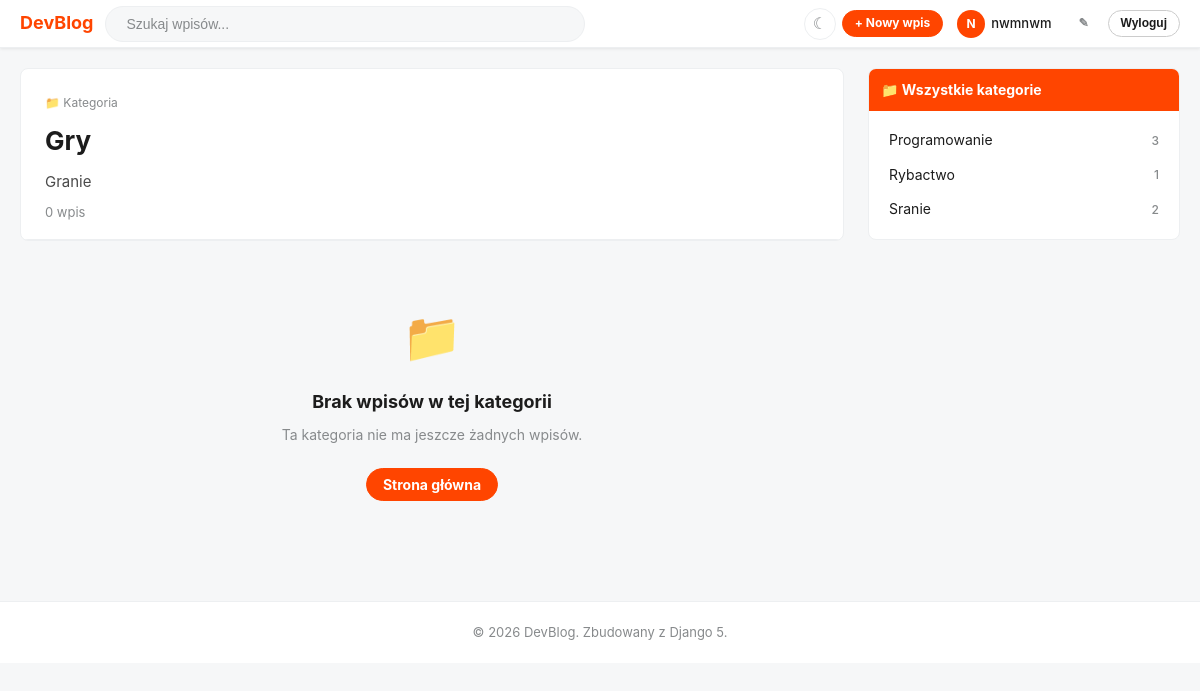
Screenshot of /kategoria/gry/ (signed in) with the database file from the repository.
### blog/models.py (models this page shows, shortened)
class Category(models.Model):
    name = models.CharField(max_length=100, unique=True, verbose_name="Nazwa")
    slug = models.SlugField(max_length=100, unique=True, blank=True, verbose_name="Slug")
    description = models.TextField(blank=True, verbose_name="Opis")
    created_at = models.DateTimeField(auto_now_add=True)
    class Meta:
        verbose_name = "Kategoria"
        verbose_name_plural = "Kategorie"
        ordering = ["name"]
    def get_absolute_url(self):
        return reverse("blog:category_detail", kwargs={"slug": self.slug})

### blog/views.py (the view)
# urls.py: path("kategoria/<slug:slug>/", views.category_detail, name="category_detail"),
def category_detail(request, slug):
    category = get_object_or_404(Category, slug=slug)
    posts_list = Post.objects.filter(
        category=category, status=Post.STATUS_PUBLISHED
    ).select_related("author", "author__profile").prefetch_related("tags", "likes")
    paginator = Paginator(posts_list, 10)
    page_number = request.GET.get("strona", 1)
    page_obj = paginator.get_page(page_number)
    categories = Category.objects.annotate(
        post_count=Count("posts", filter=Q(posts__status=Post.STATUS_PUBLISHED))
    ).filter(post_count__gt=0)
    context = {
        "category": category,
        "page_obj": page_obj,
        "categories": categories,
        "page_title": f"Kategoria: {category.name}",
    }
    return render(request, "blog/category.html", context)

### blog/templates/blog/category.html
{% extends "blog/base.html" %}
{% load humanize %}
{% block content %}
<div class="layout">
    <main>
        <div class="post-detail" style="margin-bottom:10px;">
            <div class="post-detail__header">
                <div class="post-detail__meta">
                    <span>&#128193; Kategoria</span>
                </div>
                <h1 class="post-detail__title">{{ category.name }}</h1>
                {% if category.description %}
                <p style="font-size:15px; color: #4a4a4a; margin-top:8px; line-height:1.6;">
                    {{ category.description }}
                </p>
                {% endif %}
                <p style="font-size:13px; color: var(--color-text-meta); margin-top:8px;">
                    {{ page_obj.paginator.count }} wpis{{ page_obj.paginator.count|pluralize:"e,ów,ów" }}
                </p>
            </div>
        </div>
        {% if page_obj.object_list %}
            {% for post in page_obj %}
            <article class="post-card">
                <div class="post-card__votes">
                    <span class="post-card__vote-btn">&#9650;</span>
                    <span class="post-card__vote-count">{{ post.get_like_count }}</span>
                </div>
                <div class="post-card__body">
                    <div class="post-card__meta">
                        <span>Dodane przez</span>
                        <a href="{% url 'blog:profile_detail' username=post.author.username %}">
                            <strong>{{ post.author.username }}</strong>
                        </a>
                        <span>•</span>
                        <span>{{ post.publish_date|naturaltime }}</span>
                    </div>
                    <h2 class="post-card__title">
                        <a href="{{ post.get_absolute_url }}">{{ post.title }}</a>
                    </h2>
                    {% if post.excerpt %}
                    <p class="post-card__excerpt">{{ post.excerpt }}</p>
                    {% endif %}
                    {% if post.tags.all %}
                    <div class="tags">
                        {% for tag in post.tags.all %}
                        <a href="{% url 'blog:search' %}?q={{ tag.name }}" class="tag">#{{ tag.name }}</a>
                        {% endfor %}
                    </div>
                    {% endif %}
                    <div class="post-card__footer">
                        <a href="{{ post.get_absolute_url }}#komentarze" class="post-card__action">
                            &#128172; {{ post.get_comment_count }} komentarz{{ post.get_comment_count|pluralize:"e,y,y" }}
                        </a>
                        <a href="{{ post.get_absolute_url }}" class="post-card__action">
                            &#128279; Czytaj więcej
                        </a>
                    </div>
                </div>
            </article>
            {% endfor %}
            {% if page_obj.has_other_pages %}
            <nav class="pagination">
                {% if page_obj.has_previous %}
                <a href="?strona={{ page_obj.previous_page_number }}" class="pagination__item">&#8249; Poprzednia</a>
                {% else %}
                <span class="pagination__item pagination__item--disabled">&#8249; Poprzednia</span>
                {% endif %}
                {% for num in page_obj.paginator.page_range %}
                    {% if page_obj.number == num %}
                    <span class="pagination__item pagination__item--active">{{ num }}</span>
                    {% elif num > page_obj.number|add:"-3" and num < page_obj.number|add:"3" %}
                    <a href="?strona={{ num }}" class="pagination__item">{{ num }}</a>
                    {% endif %}
                {% endfor %}
                {% if page_obj.has_next %}
                <a href="?strona={{ page_obj.next_page_number }}" class="pagination__item">Następna &#8250;</a>
                {% else %}
                <span class="pagination__item pagination__item--disabled">Następna &#8250;</span>
                {% endif %}
            </nav>
            {% endif %}
        {% else %}
        <div class="empty-state">
            <div class="empty-state__icon">&#128193;</div>
            <h2 class="empty-state__title">Brak wpisów w tej kategorii</h2>
            <p class="empty-state__text">Ta kategoria nie ma jeszcze żadnych wpisów.</p>
            <br>
            <a href="{% url 'blog:home' %}" class="btn btn--primary">Strona główna</a>
        </div>
        {% endif %}
    </main>
    <aside class="sidebar">
        {% if categories %}
        <div class="sidebar__widget">
            <div class="sidebar__widget-header">&#128193; Wszystkie kategorie</div>
            <div class="sidebar__widget-body">
                {% for cat in categories %}
                <a href="{{ cat.get_absolute_url }}"
                   class="sidebar__category-link {% if cat.slug == category.slug %}" style="font-weight:700; color: var(--color-primary);"{% else %}"{% endif %}>
                    <span>{{ cat.name }}</span>
                    <span class="sidebar__category-count">{{ cat.post_count }}</span>
                </a>
                {% endfor %}
            </div>
        </div>
        {% endif %}
    </aside>
</div>
{% endblock %}

### blog/templates/blog/base.html (shortened to what this page needs)
{% load static %}
{% load humanize %}
<!DOCTYPE html>
<html lang="pl">
<head>
    <link rel="stylesheet" href="{% static 'css/style.css' %}">
</head>
<body>
<nav class="navbar">
    <div class="navbar__inner">
        <a href="{% url 'blog:home' %}" class="navbar__logo">
            DevBlog
        </a>
        <div class="navbar__search">
            <form class="navbar__search-form" method="get" action="{% url 'blog:search' %}">
                <input
                    type="search"
                    name="q"
                    class="navbar__search-input"
                    placeholder="Szukaj wpisów..."
                    value="{{ request.GET.q|default:'' }}"
                    autocomplete="off"
                >
            </form>
        </div>
        <div class="navbar__actions">
            <button class="dark-mode-toggle" id="darkModeToggle" title="Przełącz dark mode">
            </button>
            {% if user.is_authenticated %}
                <a href="{% url 'blog:post_create' %}" class="btn btn--primary btn--sm">
                    &#43; Nowy wpis
                </a>
                <a href="{% url 'blog:profile_detail' username=user.username %}" class="navbar__user">
                    <div class="navbar__avatar">{{ user.username|first|upper }}</div>
                    {{ user.username }}
                </a>
                <a href="{% url 'blog:profile_edit' %}" class="btn btn--ghost btn--sm">&#9998;</a>
                <form method="post" action="{% url 'blog:logout' %}" style="display:inline;">
                    <button type="submit" class="btn btn--outline btn--sm">Wyloguj</button>
                </form>
            {% else %}
                <a href="{% url 'blog:login' %}" class="btn btn--outline btn--sm">Zaloguj</a>
                <a href="{% url 'blog:register' %}" class="btn btn--primary btn--sm">Zarejestruj</a>
            {% endif %}
        </div>
    </div>
</nav>
{% block content %}{% endblock %}
<footer class="footer">
    <p>&copy; {% now "Y" %} DevBlog. Zbudowany z Django 5.</p>
</footer>
</body>
</html>

### rows the page displays
Category: name "Gry", description "Granie"
Category: name "Programowanie", post_count "3"
Category: name "Rybactwo", post_count "1"
Category: name "Sranie", post_count "2"

### other values shown
{{ user.username|first|upper }} "N"
{{ user.username }} "nwmnwm"
{{ page_obj.paginator.count }} "0"
